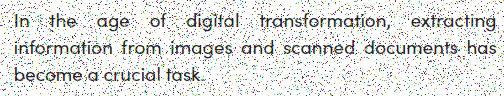
#> input picture ml-service-python/test/Noisy.jpg, 504 x 96 px
$ python -i ocr.py   (imports and definitions only)
#> lines starting #> are read from the running program, lines starting #| are printed output that depends on the picture
#> further down, picture is the input picture: PIL image 504x96 RGB; mean R, G, B 221.4, 223, 220.4
from PIL import Image, ImageFilter, ImageEnhance
import pytesseract
import os


def test_noisy_image():
    # Optional: Set the Tesseract command path on Windows
    # pytesseract.pytesseract.tesseract_cmd = r'C:\Program Files\Tesseract-OCR\tesseract.exe'

    # Load the image
    img_path = './test/Noisy.jpg'
    if not os.path.exists(img_path):
        print("Image file not found!")
    else:

        # Load an image with noise or low contrast
        img = Image.open('./test/Noisy.jpg')

        # Convert the image to grayscale
        img = img.convert('L')

        # Apply a median filter to reduce noise
        img = img.filter(ImageFilter.MedianFilter())

        # Enhance the image contrast
        enhancer = ImageEnhance.Contrast(img)
        img = enhancer.enhance(2)

        # Extract text from the pre-processed image
        text = pytesseract.image_to_string(img)

        print(text)


def extract_text(img):

    # Convert the image to grayscale
    img = img.convert('L')

    # Apply a median filter to reduce noise
    img = img.filter(ImageFilter.MedianFilter())
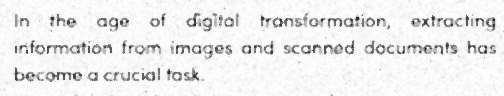
#> img: PIL image 504x96 L; min 32, max 255, mean 236

    # Enhance the image contrast
    enhancer = ImageEnhance.Contrast(img)
    img = enhancer.enhance(2)
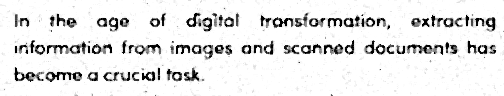
#> img: PIL image 504x96 L; min 0, max 255, mean 231

    # Extract text from the pre-processed image
#> (the run stopped early here; a loop or call above may not have finished)
